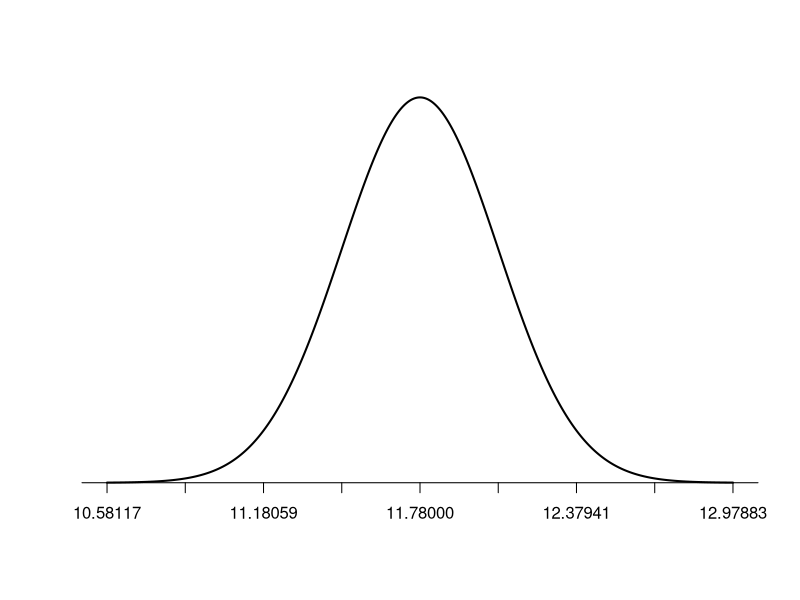
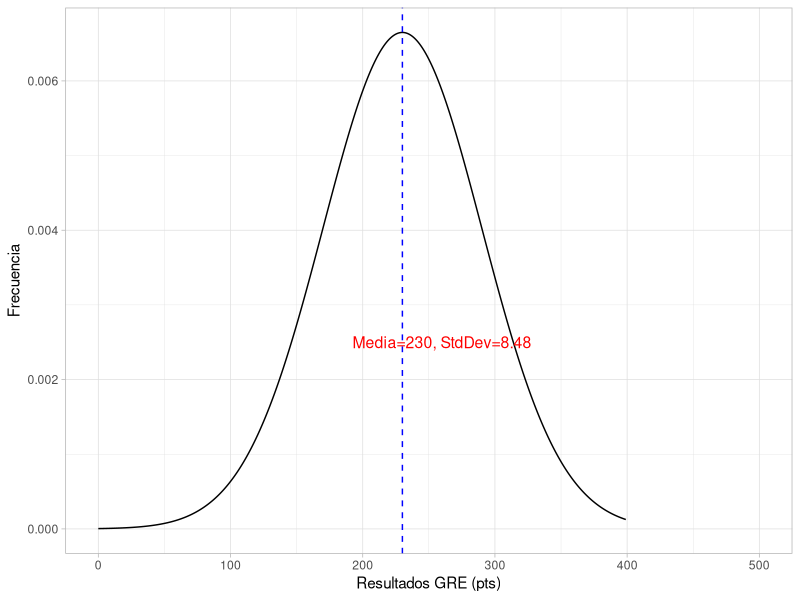
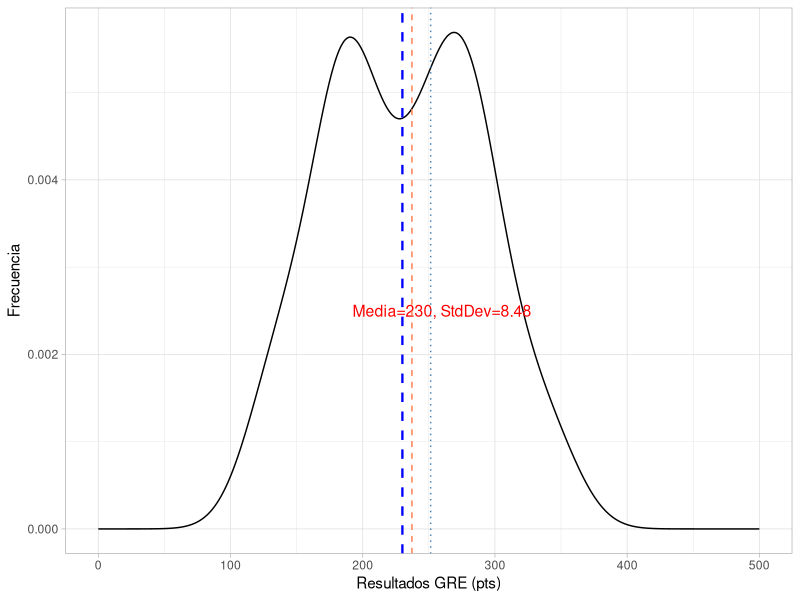
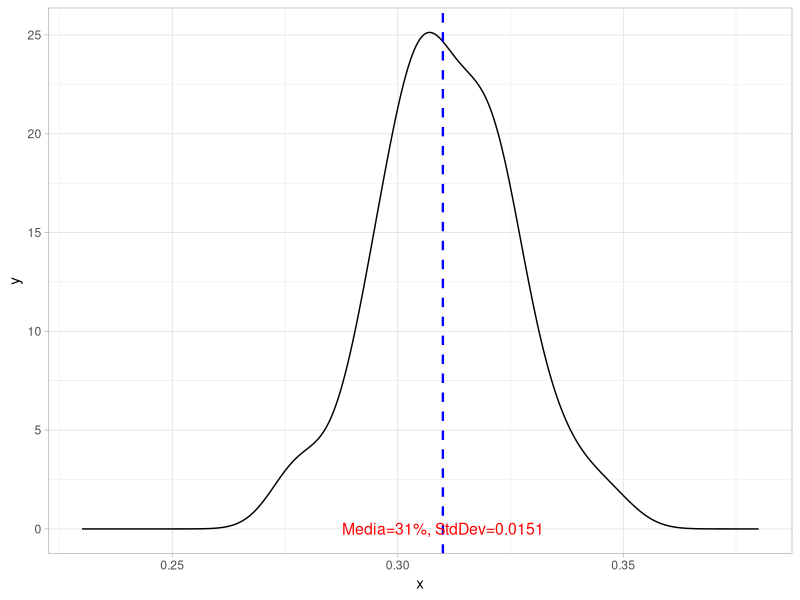

Recreate these plots in R, in order. (Note: this script raises an error after producing the figures.)
## ---- chunk 1

# Paso 1. Definimos los datos del problema. 

xbar <- 0.49
se<-0.041


##  Paso 2. Realizamos los calculos acorde con la definición de intervalo de confianza para un nivel del 95%

# a) 

ci95_uB<-xbar+2*se
ci95_lB<-xbar-2*se

## El intervalo de confianza del 95%   es  [57.2% a 40.8%]
 
## Donde UB stands for Upper bound  y lB , lower bound o  límite superior e inferior respectivamente.

# b)  Quiere decir que si consideramos un proceso de muestreo (con muestras del mismo tamaño) tenemos una confianza de que el parámetro desconocido: media poblacional, se localizará en este rango probabilístico en el 95% de las muestras. 
## ---- chunk 2


#a) 

sigma <-120/sqrt(2000) 
# 
xbar<-560



se95<-2*sigma 
se997<-3*sigma


#b)

ic68<-xbar+sigma
#281.8974
ic95<-xbar+se95 
# 283.7947
ic997<-xbar+se997 
# 285.6921

#c) EL SE para un inervalo del 95% es m = 3.794733

#d) La amplitud del intervalo al 95% de confinaza es 7.6.


## ---- chunk 3

11.78 + 2.576*(0.2997075)

#define population mean and standard deviation
population_mean <- 11.78
population_sd <- 0.2997075

#define upper and lower bound
lower_bound <- population_mean - population_sd
upper_bound <- population_mean + population_sd

#Create a sequence of 1000 x values based on population mean and standard deviation
x <- seq(-4, 4, length = 1000) * population_sd + population_mean

#create a vector of values that shows the height of the probability distribution
#for each value in x
y <- dnorm(x, population_mean, population_sd)

#plot normal distribution with customized x-axis labels
plot(x,y, type = "l", lwd = 2, axes = FALSE, xlab = "", ylab = "")
sd_axis_bounds = 5
axis_bounds <- seq(-sd_axis_bounds * population_sd + population_mean,
                    sd_axis_bounds * population_sd + population_mean,
                    by = population_sd)
axis(side = 1, at = axis_bounds, pos = 0)




## ---- chunk 4

xbar<-11.78
sigma<-3.2
n<-114
z<-2.576

sigmamuestra<-sigma/sqrt(n)

ci99d<-xbar+z*(sigma/sqrt(n))
ci99i<-xbar-z*(sigma/sqrt(n))
## ---- chunk 5

# Paso 1. Definimos los datos y los almacenamos en un data frame.   

estudiantes<-data.frame(califas=c(114, 100, 104, 89, 102, 91, 114, 114, 103, 105,
108, 130, 120, 132, 111, 128,118, 119, 86, 72,
111, 103, 74, 112, 107, 103, 98, 96, 112, 112, 93))

# Paso 2. estimamos la media.

media<-mean(estudiantes$califas)

# Paso 3. Definimos los parámetros dados por el problema.

n <-31

sigma<-15

sigmamuestral<-sigma/sqrt(n)

zcritico<-2.576

# Paso 4 Hacemos el cálculo para una intervalo de confianza del 99%  acorde con la definición. 

intervalo_ub<-media+zcritico*sigmamuestral
intervalo_lb<-media-zcritico*sigmamuestral

## ---- chunk 6

# Solución:

# Paso 1. Definimos los datos del problema.

# a)

n<-1073 
mu<-278
sigma<-80
z_95<-1.960

# Paso 2. Aplicamos la definición de intervalo de conianza para construir el intervalo con un  nivel del 95%.


int95_ub<-mu+z_95*sigma
int95_lb<-mu-z_95*sigma

# Paso 3. Se calculan  los intervalos a los niveles de confianza de 90% y 99%.

# b) 

z_90<-1.645
z_95<-1.960
z_99<-2.576

sigma_muestra<-sigma/sqrt(n)

int99_ub<-mu+z_99*sigma_muestra
int99_lb<-mu-z_99*sigma_muestra

int90_ub<-mu+z_90*sigma_muestra
int90_lb<-mu-z_90*sigma_muestra


## Paso 4. se especifican los errores de estimación.

# c)


SE_90<-z_90*sigma_muestra
SE_95<-z_95*sigma_muestra
SE_99<-z_99*sigma_muestra

## Entre más grande es el nivel de confianza, C, mayor es el error de estimación (SE). Lo que se observa gráficamente  porque el intervalo es más amplio (menos preciso).
## ---- chunk 7
## Solución

z_99<-2.576
sigma<-3.2

n<-((z_99*sigma)/1)^2

## Respuesta: El tamaño de muestra debe ser de 68 profesores.
## ---- chunk 8
1-pnorm(0.3,0,0.316)

## ---- chunk 9

1-pnorm(1.02,0,0.316)

## ---- chunk 10
library(tidyverse)
# Solucion 

# a)  Plot.

sigma<-60
n<-50
s<-sigma/sqrt(n)
mu<-230

118.6*2
125.7*2



id <- seq(0, 399, by = 1)
resultados <- dnorm(id, mean = mu, sd = sigma)

GRE<-data.frame(id,resultados)

ggplot(GRE, aes(id,resultados) )+
geom_line()+
theme_light()+
  labs(x="Resultados GRE (pts)", y="Frecuencia")+
  geom_vline(xintercept = mu, linetype="dashed", color="blue", size=.5)+
   expand_limits(x = 500, y = 0)+
annotate("text", x=260, y=.0025, size=4,color="red",label="Media=230, StdDev=8.48")

## Alternativa  para  muestra de 50 obs. 

ggplot(data.frame(x = rnorm(50, mu, sigma)), aes(x)) +
  geom_density() +
   expand_limits(x = c(0,500), y = 0)+
theme_light()+
  labs(x="Resultados GRE (pts)", y="Frecuencia")+
  geom_vline(xintercept = mu, linetype="dashed", color="blue", size=.8)+
annotate("text", x=260, y=.0025, size=4,color="red",label="Media=230, StdDev=8.48")+
  geom_vline(xintercept = 237.2, linetype="dashed", color="coral", size=.5)+  
  geom_vline(xintercept = 251.4, linetype="dotted", color="steelblue", size=.5)


# b
1-pnorm(251.4,230,8.485281)
# [1] 0.005834248

1-pnorm(237.2,230,8.485281)
# [1] 0.1980719

# La probabilidad de ocurrencia debida al azar de una media de 251.4, es ínfima, por lo que es posible rechazar la hipótesis nula de que la media sea 230.  Por el contrario la prob de ocurrencia de media 237.2 es de practicamente el 20%, este dato no indica evidencia estadísticamente significativa de que la media difiera de 230. En este caso no se rechaza H0 (Hipótesis nula).

## ---- chunk 11

sigma<-.096
n<-40
s<- sigma/sqrt(n)
mu<-.31

xbar<-.276
xbar_2<-.302  

p_value<-pnorm(xbar,mu,s)
p_value_2<-pnorm(xbar_2,mu,s)


# Conclusión hay una probabilidad de 1.2% de que  la media sea 27.6% y Una probabilidad de 29% que  la media sea 30.2.


# La evidencia en favor de Ha, es estadísticamente significativa  considerando una confinaza del 95%. Esta evidenica implica que es poco probable encontrar una media tan extrema como esta  por azar.

# Por el contrario no podemos rechazar la hipótesis nula para x bar =30.2, es decir este valor puede deberse muy probablemente al azar y no se encuentra evidencia estadísticamente significativa de que esta media muestral sea menor a 30. 

ggplot(data.frame(x = rnorm(40, mu, s)), aes(x)) +
  geom_density() +
theme_light()+
   expand_limits(x = c(.23,.38), y = 0)+
  geom_vline(xintercept = mu, linetype="dashed", color="blue", size=.8)+
annotate("text", x=mu, y=.0025, size=4,color="red",label="Media=31%, StdDev=0.0151")


## ---- chunk 12

n<-840
sigma<-60
s<-sigma/sqrt(n)
mu<-275
xbar<-272

pnorm(xbar,mu,s)
## ---- chunk 13
s<-(0.0068/sqrt(3))
2*pnorm(0.8404, 0.86, s)

## ---- chunk 14

## Solución. 

sigma<-18
n<-31
s<-sigma/sqrt(n)
se<-1.96*s 

iq<-data.frame(datos=c(116, 105, 104, 89, 102, 91, 114, 114, 103, 105, 108, 130, 120, 132, 111, 128, 118, 119, 86, 72, 111, 103, 74, 112, 107, 103, 98, 96, 112, 112, 93))

mu<-mean(iq$datos)

iq95r<-mu+se
iq95l<-mu-se

## [99.72804 , 112.401]

## Conclusión:  Mu=100  Se ubica dentro del intervalo de confianza. NO puedo rechazar H0: mu=100.


pvalue<-2*pnorm(100, mu, s)


# valor critico:  pvalue 0.06 >  0.05. El p val esta fuera del area de rechazo.   No puedo rechazar H0.
## ---- chunk 15

xbar<-0.069
sigma<-0.55
n<-104
mu<-0
s<-sigma/sqrt(n)

z<-(xbar-mu)/s  

p_value<-1-pnorm(xbar, mu, s)

p_valuez<-pnorm(1.645)


## La evidencia no permite rechazar H0. Es muy probable que el resultado se deba al azar. Y por lo tanto podemos  Estos resultados, NO constituyen una buena evidencia a favor de que el ingreso medio  de todos los altos ejecutivos aumentó ese año? 

# ![](/img/solved.jpg)
## ---- chunk 16

## Prueba dos colas 

# H0: mu = 2
# Ha: mu != 2
# Alpha requerido = 5%, lo que implica que 0.025= alpha/2  para cada cola o bien que el intervalo de confianza es de 95%  y por tanto Z critico_95= 1.96


sigma<-0.01
n<-5
muho<-2
muha<-2.015
s<-sigma/sqrt(n)
alpha<-0.05

z_critico95<-1.96  

## Paso 1  calculamos el intervalo en el que H0 es cierta.

ci_ub<-muho + z_critico95*s
ci_lb<-muho - z_critico95*s

# El intervalo en el que H0 es cierta es [1.9912 2.0087]

## Paso 2 calculamos la probabilidad  de aceptar  H0, cuando Ha es cierta. En otras palabras necesitamos calcular la probabilidad entre 1.9912 y 2.0087, considerando muha= 2.015.



pnorm(ci_ub,muha,s) - pnorm(ci_lb,muha, s)

# La probabilidad de aceptar H0 cuando  Ha es cierta, es decir de cometer un error tipo II, es 8.2%

## ---- chunk 17

mu<-275
xbar<-270
sigma<-60
n<-840

s<-sigma/sqrt(n)

z_critico<-2.326

ci98ub<-mu+z_critico*s
ci98lb<-mu-z_critico*s


# Solución.

  
# a) El procedimiento es comparar  el estadístico de contraste vs. el valor crítico z. Si el valor z es mayor  al estadistico de contraste  rechazamos H0.

# En este caso la evidencia estadística es significativa al 1% en contra de Ho, por lo que la probabiliad de que este valor se presente por azar es infima.  

## En este caso Z_crítico = -2.326 y estadístico z de contraste = -2.415229
# podemos rechazar Ho. Y es posible afirmar que la media 270 es inferior estadisitcamente a 275.



pnorm(xbar, mu, s)
Z=(xbar-mu)/s


# b)  Es el mismo nivel alpha , que en este caso es 1%.

# c) La probabilidad de cometer un error tipo II, es decir, NO rechazar H0, cuando Ha es cierta, es 46%. El intervalo es [279.8153,270.1847]

Prob<-pnorm(ci98ub,xbar, s) - (pnorm(ci98lb,xbar, s))

## ---- chunk 18

library(tidyverse)

# Solución

# Paso 1 load data .

cetes<-read.csv("rendimiento.csv")%>%
  mutate(re=rendimiento /100)

glimpse(cetes)

## paso 2.   Crear histograma para analizar forma de la distribución y detectar  posibles sesgo y asimetrías
ggplot(cetes,aes(rendimiento))+
geom_histogram(binwidth=2, colour="steelblue", fill="coral",alpha=0.4)+
ggtitle("Rendimiento (%) en CETES 1996 -2022")+
  theme_light()+
  labs(x="Intereses (Rendimiento %)")

# Observamos un sesgo postivo. Indicación que cuestiona el supuesto de normalidad.

# Si aplicamos la prueba para deterctar normalidad de shapiro.Notamos que: 

shapiro.test(cetes$re) # => p-value = 0.1096
# No rexhazamos la hipótesis nula de normalidad a los  niveles de significación del 1, 5 y 10%, por lo que tenemos una serie que cumple este supuesto.

# b 

xbar<-mean(cetes$re)
sigma<-0.0275
n<-27
sigma_muestral<-sigma/sqrt(n)

z90<-1.645
  
ic90_ub<-xbar+z90*sigma_muestral
ic90_lb<-xbar-z90*sigma_muestral


## Intervalo de nivel 90% entre [6.20%-7.94%]


# c)   Ho: mu =0.055, Ha: mu> 0.055

zcritico<-(xbar-0.055)/sigma_muestral

pval<-1-pnorm(zcritico)

pval<-1-pnorm(xbar, 0.055,sigma_muestral)

# Rechazamos H0, el rendimiento es mayor a la tasa de inflación de 5.5%. La probabilidad de hallar por azar este dato tan extermo, cuando H0 es cierta como 5.5% es ínfima 0.0014.   

# Note la utilización de la función pnorm: Cuando usamos el valor z, obtenemos la prob acumulada hasta el z. ej. lado izquierdo de la distribución, por lo que tenemos que restar de 1 este valor para obtener el lado derecho.

#d) 
ggplot(cetes, aes(año, re))+
geom_line(color = "#00AFBB", size = .5)+
theme_light()  +
labs(x="Año", y="Tasa %")


# El diagrama temporal deja claro que los rendimientos de los sucesivos años están fuertemente correlacionados; por tanto, no es correcto tratar estos datos como una muestra aleatoria simple. Siempre tienes que comprobar que no existe este tipo de correlaciones con datos obtenidos a lo largo del tiempo.


ggplot(cetes, aes(re)) +
  geom_density()+
  geom_vline(xintercept = 0.055, linetype="dashed", color="red", size=.6)+
  geom_vline(xintercept = xbar, linetype="dashed", color="blue", size=.6)+
  labs(x="Tasa de CETES. Rendimeito %")
ggtitle("Distribución de los Datos.")



curve(dnorm(x, 0.05, sigma_muestral), from=0.0304, to=.1471)
